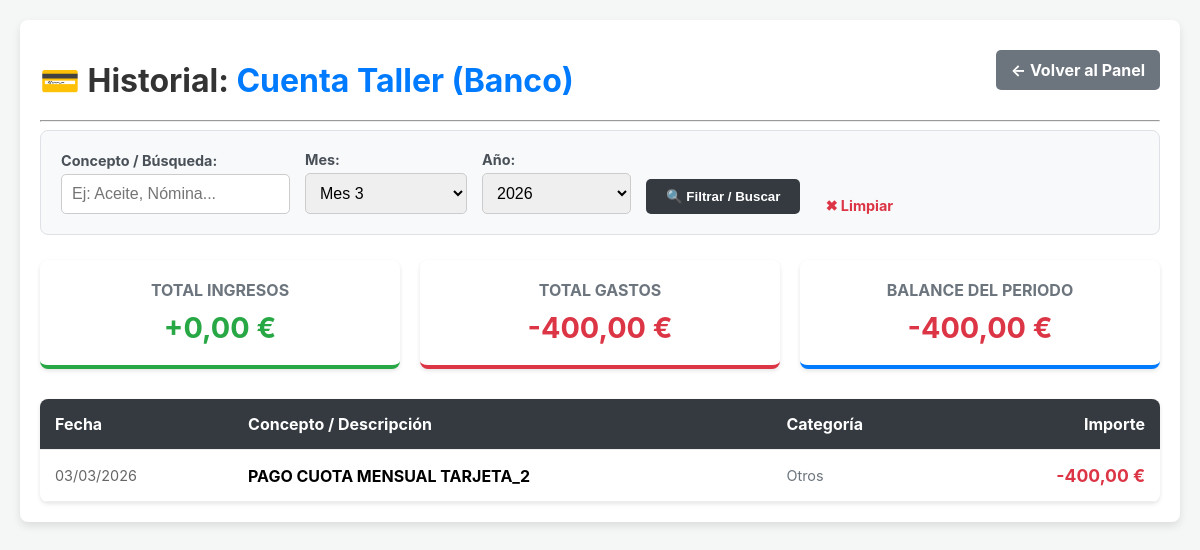
The app's page /historial-cuenta/banco/ (signed in), older data.
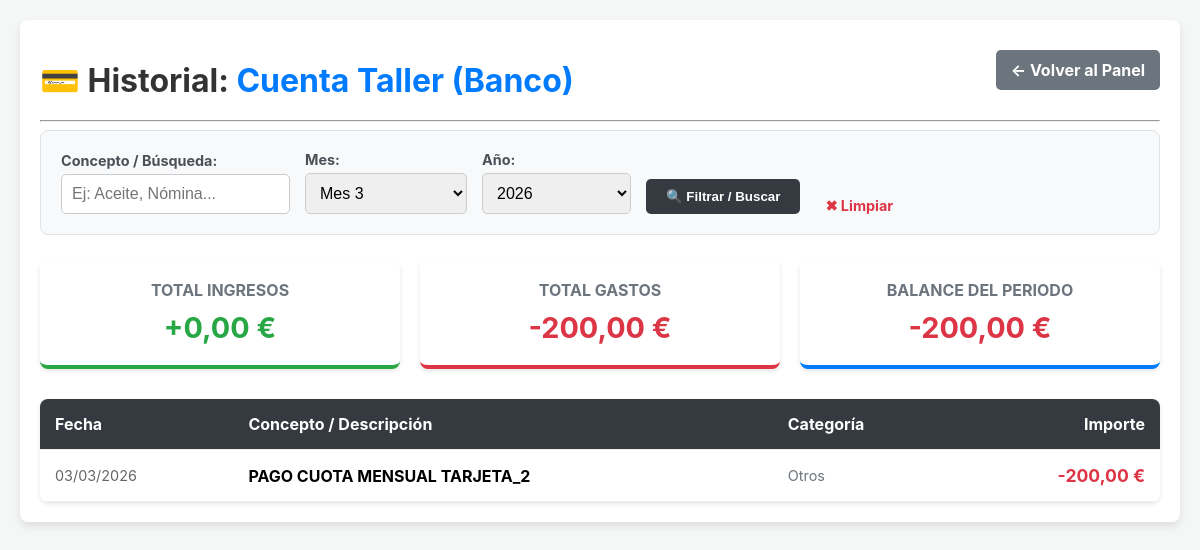
The same page, newer data.
### taller/models.py (models this page shows, shortened)
class Gasto(models.Model):
    CATEGORIA_CHOICES = [
        ('Repuestos', 'Repuestos'),
        ('Sueldos', 'Sueldos'),
        ('Herramientas', 'Herramientas'),
        ('Suministros', 'Suministros (Agua, Café, etc.)'), # <-- Modificado para que tu hermano lo vea claro
        ('Gasolina/Diesel', 'Gasolina/Diesel'),
        ('Otros', 'Otros'),
        ('Compra de Consumibles', 'Compra de Consumibles (Stock Taller)'), # <-- Modificado
        ('COMISIONES_INTERESES', 'Comisiones e Intereses Bancarios'),
        ('Pago de Deuda', 'Pago de Deuda (Taller)'),
    ]
    METODO_PAGO_CHOICES = [
        ('EFECTIVO', 'Efectivo (Caja)'),
        ('CUENTA_TALLER', 'Cuenta Taller (Banco)'),
        ('TARJETA_1', 'Tarjeta 1 (Visa 2000€)'),
        ('TARJETA_2', 'Tarjeta 2 (Visa 1000€)'),
        ('CUENTA_ERIKA', 'Cuenta Erika (Antigua)'),
        ('COMPENSACION', '🤝 Compensación (Trueque / Sin dinero)'), # <-- LÍNEA NUEVA
    ]
    metodo_pago = models.CharField(max_length=20, choices=METODO_PAGO_CHOICES, default='EFECTIVO')
    fecha = models.DateField(default=timezone.now)
    categoria = models.CharField(max_length=30, choices=CATEGORIA_CHOICES)
    importe = models.DecimalField(max_digits=10, decimal_places=2, null=True, blank=True)
    descripcion = models.CharField(max_length=255, null=True, blank=True)
    orden = models.ForeignKey(OrdenDeReparacion, on_delete=models.SET_NULL, null=True, blank=True, related_name='gastos')
    vehiculo = models.ForeignKey(Vehiculo, on_delete=models.SET_NULL, null=True, blank=True)
    empleado = models.ForeignKey(Empleado, on_delete=models.SET_NULL, null=True, blank=True)
    deuda_asociada = models.ForeignKey(DeudaTaller, on_delete=models.SET_NULL, null=True, blank=True, related_name='gastos_pagados')
    pagado_con_tarjeta = models.BooleanField(default=False)

### taller/views.py (the view)
# urls.py: path('historial-cuenta/<str:cuenta_nombre>/', views.historial_cuenta, name='historial_cuenta'),
@login_required
def historial_cuenta(request, cuenta_nombre):
    if not request.user.is_superuser:
        return redirect('home')
    mapeo_cuentas = {
        'efectivo': ('EFECTIVO', 'Caja (Efectivo)'),
        'banco': ('CUENTA_TALLER', 'Cuenta Taller (Banco)'),
        'tarjeta1': ('TARJETA_1', 'Tarjeta 1 (Visa 2000€)'),
        'tarjeta2': ('TARJETA_2', 'Tarjeta 2 (Visa 1000€)'),
        'erika': ('CUENTA_ERIKA', 'Cuenta Erika (Antigua)'),
    }
    if cuenta_nombre not in mapeo_cuentas: return redirect('home')
    metodo_db, nombre_legible = mapeo_cuentas[cuenta_nombre]
    hoy = timezone.now()
    mes_seleccionado = request.GET.get('mes', str(hoy.month))
    ano_seleccionado = request.GET.get('ano', str(hoy.year))
    concepto_buscado = request.GET.get('concepto', '').upper()
    ingresos = Ingreso.objects.filter(metodo_pago=metodo_db)
    gastos = Gasto.objects.filter(metodo_pago=metodo_db)
    if mes_seleccionado != 'Todos':
        ingresos = ingresos.filter(fecha__month=int(mes_seleccionado))
        gastos = gastos.filter(fecha__month=int(mes_seleccionado))
    if ano_seleccionado != 'Todos':
        ingresos = ingresos.filter(fecha__year=int(ano_seleccionado))
        gastos = gastos.filter(fecha__year=int(ano_seleccionado))
    if concepto_buscado:
        ingresos = ingresos.filter(descripcion__icontains=concepto_buscado)
        gastos = gastos.filter(descripcion__icontains=concepto_buscado)
    lista_movimientos = []
    for i in ingresos: lista_movimientos.append({'fecha': i.fecha, 'descripcion': i.descripcion, 'importe': i.importe, 'tipo': 'Ingreso', 'categoria': i.get_categoria_display()})
    for g in gastos: lista_movimientos.append({'fecha': g.fecha, 'descripcion': g.descripcion, 'importe': -g.importe, 'tipo': 'Gasto', 'categoria': g.get_categoria_display()})
    movimientos_ordenados = sorted(lista_movimientos, key=lambda x: x['fecha'], reverse=True)
    total_ingresos = sum(m['importe'] for m in movimientos_ordenados if m['tipo'] == 'Ingreso')
    total_gastos = sum(abs(m['importe']) for m in movimientos_ordenados if m['tipo'] == 'Gasto')
    balance_periodo = total_ingresos - total_gastos
    context = {
        'nombre_legible': nombre_legible, 'cuenta_nombre': cuenta_nombre, 'movimientos': movimientos_ordenados,
        'mes_seleccionado': mes_seleccionado, 'ano_seleccionado': ano_seleccionado, 'concepto': request.GET.get('concepto', ''),
        'total_ingresos': total_ingresos, 'total_gastos': total_gastos, 'balance_periodo': balance_periodo,
        'meses_del_ano': range(1, 13), 'anos_disponibles': range(hoy.year - 2, hoy.year + 2),
    }
    return render(request, 'taller/historial_cuenta.html', context)

### taller/templates/taller/historial_cuenta.html (shortened to what this page needs)
<!DOCTYPE html>
{% load static %}
<html lang="es">
<head>
    <link rel="stylesheet" href="{% static 'taller/css/main.css' %}">
    <link rel="stylesheet" href="{% static 'taller/css/responsive.css' %}">
</head>
<body>
    <div class="container">
        <div class="header" style="display: flex; justify-content: space-between; align-items: center;">
            <h1>💳 Historial: <span style="color: #007bff;">{{ nombre_legible }}</span></h1>
            <a href="{% url 'home' %}" class="back-btn" style="background: #6c757d; color: white; padding: 10px 15px; text-decoration: none; border-radius: 5px; font-weight: bold;">← Volver al Panel</a>
        </div>
        <hr>
        <form method="get" class="filter-bar">
            <div class="form-group">
                <label>Concepto / Búsqueda:</label>
                <input type="text" name="concepto" value="{{ concepto }}" placeholder="Ej: Aceite, Nómina...">
            </div>
            <div class="form-group">
                <label>Mes:</label>
                <select name="mes">
                    {% for m in meses_del_ano %}
                        <option value="{{ m }}" {% if mes_seleccionado == m|stringformat:"s" %}selected{% endif %}>Mes {{ m }}</option>
                    {% endfor %}
                </select>
            </div>
            <div class="form-group">
                <label>Año:</label>
                <select name="ano">
                    {% for a in anos_disponibles %}
                        <option value="{{ a }}" {% if ano_seleccionado == a|stringformat:"s" %}selected{% endif %}>{{ a }}</option>
                    {% endfor %}
                </select>
            </div>
            <button type="submit" class="btn-filter">🔍 Filtrar / Buscar</button>
            <a href="{% url 'historial_cuenta' cuenta_nombre %}" style="margin-left: 10px; color: #dc3545; text-decoration: none; font-size: 0.9em; font-weight:bold;">✖ Limpiar</a>
        </form>
        <div class="summary-cards">
            <div class="summary-card" style="border-bottom: 4px solid #28a745;">
                <h3>Total Ingresos</h3>
                <div class="val" style="color: #28a745;">+{{ total_ingresos|floatformat:2 }} €</div>
            </div>
            <div class="summary-card" style="border-bottom: 4px solid #dc3545;">
                <h3>Total Gastos</h3>
                <div class="val" style="color: #dc3545;">-{{ total_gastos|floatformat:2 }} €</div>
            </div>
            <div class="summary-card" style="border-bottom: 4px solid #007bff;">
                <h3>Balance del Periodo</h3>
                <div class="val" style="{% if balance_periodo < 0 %}color: #dc3545;{% else %}color: #007bff;{% endif %}">
                    {{ balance_periodo|floatformat:2 }} €
                </div>
            </div>
        </div>
        <table class="mov-table">
            <thead>
                <tr>
                    <th>Fecha</th>
                    <th>Concepto / Descripción</th>
                    <th>Categoría</th>
                    <th style="text-align: right;">Importe</th>
                </tr>
            </thead>
            <tbody>
                {% for mov in movimientos %}
                <tr>
                    <td style="color: #666; font-size: 0.9em;">{{ mov.fecha|date:"d/m/Y" }}</td>
                    <td style="font-weight: bold;">{{ mov.descripcion }}</td>
                    <td style="color: #6c757d; font-size: 0.9em;">{{ mov.categoria }}</td>
                    <td style="text-align: right; font-weight: bold; font-size: 1.1em; {% if mov.tipo == 'Gasto' %}color: #dc3545;{% else %}color: #28a745;{% endif %}">
                        {% if mov.tipo == 'Gasto' %}{% else %}+{% endif %}{{ mov.importe|floatformat:2 }} €
                    </td>
                </tr>
                {% empty %}
                <tr>
                    <td colspan="4" style="text-align: center; padding: 40px; color: #6c757d;">
                        No se encontraron movimientos con estos filtros.
                    </td>
                </tr>
                {% endfor %}
            </tbody>
        </table>
    </div>
</body>
</html>

Row changes from the older to the newer data that the page shows:
changed Gasto "PAGO CUOTA MENSUAL TARJETA_2": importe "-400,00" → "-200,00"
Text that changed along with them:
{{ total_gastos|floatformat:2 }}: "400,00" → "200,00"
{{ balance_periodo|floatformat:2 }}: "-400,00" → "-200,00"
